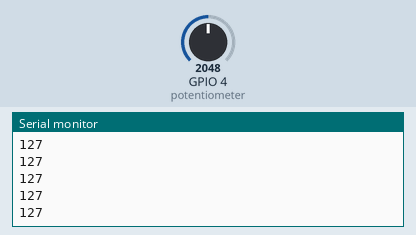
Recording of a sketch running on a simulated ESP32. On the bench: the last lines printed to the serial monitor. Inputs (shaded band) come from the test bench; at power-on: GPIO 4 (potentiometer) = 2048.

Above: at 1.2 s.
1.3 s: GPIO 4 (potentiometer) set to 3603
At 2.47 s:
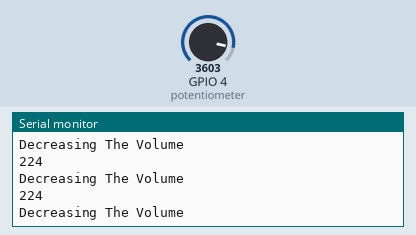
2.9 s: GPIO 4 (potentiometer) set to 4095
At 3.0 s:
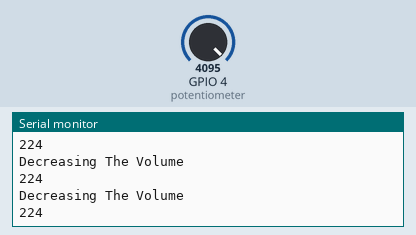
Timing chart, 0 to 5.9 s (numbered marks = the images above; inputs shaded):
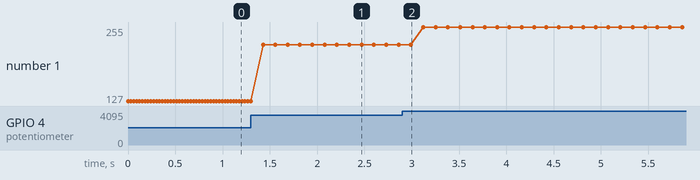

The sketch:

project245.ino
```cpp
void setup() {
    Serial.begin(9600);
}

void loop() {

  int analogValue = analogRead(4);  // 4 is the pin reading potentiometer
  int potent = map(analogValue, 0, 4095, 0, 255);

  if (potent > 200) {
    Serial.println("Decreasing The Volume");
    digitalWrite(26, HIGH); // 26 is the BUZZER PIN
    delay(100);
  }

  digitalWrite(26, LOW); // 26 is the BUZZER PIN
  Serial.println(potent);
  delay(30);
}
```

Measured:
- after the input at 1.3 s, the serial monitor: prints a new line at once (image 1)
- plotted number 1: 127 → 224 after the input at 1.3 s, 224 → 255 after the input at 2.9 s
